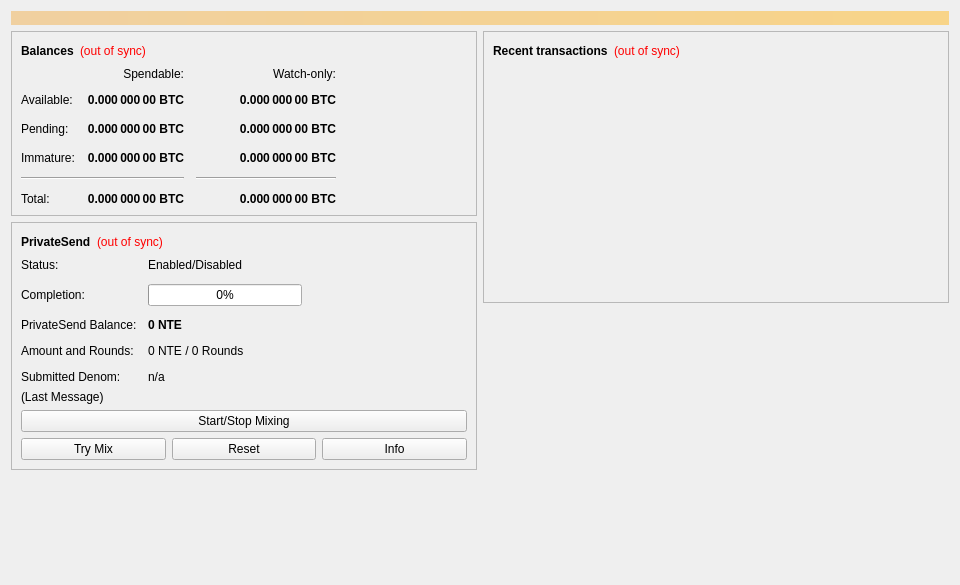
<?xml version="1.0" encoding="UTF-8"?>
<ui version="4.0">
 <class>OverviewPage</class>
 <widget class="QWidget" name="OverviewPage">
  <property name="geometry">
   <rect>
    <x>0</x>
    <y>0</y>
    <width>960</width>
    <height>585</height>
   </rect>
  </property>
  <property name="minimumSize">
   <size>
    <width>960</width>
    <height>0</height>
   </size>
  </property>
  <property name="windowTitle">
   <string>Form</string>
  </property>
  <layout class="QVBoxLayout" name="topLayout">
   <item>
    <widget class="QLabel" name="labelAlerts">
     <property name="visible">
      <bool>false</bool>
     </property>
     <property name="styleSheet">
      <string notr="true">QLabel { background-color: qlineargradient(x1: 0, y1: 0, x2: 1, y2: 0, stop:0 #F0D0A0, stop:1 #F8D488); color:#000000; }</string>
     </property>
     <property name="wordWrap">
      <bool>true</bool>
     </property>
     <property name="margin">
      <number>3</number>
     </property>
     <property name="textInteractionFlags">
      <set>Qt::TextSelectableByMouse</set>
     </property>
    </widget>
   </item>
   <item>
    <layout class="QHBoxLayout" name="horizontalLayout" stretch="1,1">
     <item>
      <layout class="QVBoxLayout" name="verticalLayout_2">
       <item>
        <widget class="QFrame" name="frame">
         <property name="frameShape">
          <enum>QFrame::StyledPanel</enum>
         </property>
         <property name="frameShadow">
          <enum>QFrame::Raised</enum>
         </property>
         <layout class="QVBoxLayout" name="verticalLayout_4">
          <item>
           <layout class="QHBoxLayout" name="horizontalLayout_4">
            <item>
             <widget class="QLabel" name="label_5">
              <property name="font">
               <font>
                <weight>75</weight>
                <bold>true</bold>
               </font>
              </property>
              <property name="text">
               <string>Balances</string>
              </property>
             </widget>
            </item>
            <item>
             <widget class="QLabel" name="labelWalletStatus">
              <property name="toolTip">
               <string>The displayed information may be out of date. Your wallet automatically synchronizes with the NToken network after a connection is established, but this process has not completed yet.</string>
              </property>
              <property name="styleSheet">
               <string notr="true">QLabel { color: red; }</string>
              </property>
              <property name="text">
               <string notr="true">(out of sync)</string>
              </property>
              <property name="alignment">
               <set>Qt::AlignLeading|Qt::AlignLeft|Qt::AlignVCenter</set>
              </property>
             </widget>
            </item>
            <item>
             <spacer name="horizontalSpacer_3">
              <property name="orientation">
               <enum>Qt::Horizontal</enum>
              </property>
              <property name="sizeHint" stdset="0">
               <size>
                <width>40</width>
                <height>20</height>
               </size>
              </property>
             </spacer>
            </item>
           </layout>
          </item>
          <item>
           <layout class="QGridLayout" name="gridLayout">
            <property name="spacing">
             <number>12</number>
            </property>
            <item row="2" column="2">
             <widget class="QLabel" name="labelWatchPending">
              <property name="font">
               <font>
                <weight>75</weight>
                <bold>true</bold>
               </font>
              </property>
              <property name="cursor">
               <cursorShape>IBeamCursor</cursorShape>
              </property>
              <property name="toolTip">
               <string>Unconfirmed transactions to watch-only addresses</string>
              </property>
              <property name="text">
               <string notr="true">0.000 000 00 BTC</string>
              </property>
              <property name="alignment">
               <set>Qt::AlignRight|Qt::AlignTrailing|Qt::AlignVCenter</set>
              </property>
              <property name="textInteractionFlags">
               <set>Qt::LinksAccessibleByMouse|Qt::TextSelectableByKeyboard|Qt::TextSelectableByMouse</set>
              </property>
             </widget>
            </item>
            <item row="2" column="1">
             <widget class="QLabel" name="labelUnconfirmed">
              <property name="font">
               <font>
                <weight>75</weight>
                <bold>true</bold>
               </font>
              </property>
              <property name="cursor">
               <cursorShape>IBeamCursor</cursorShape>
              </property>
              <property name="toolTip">
               <string>Total of transactions that have yet to be confirmed, and do not yet count toward the spendable balance</string>
              </property>
              <property name="text">
               <string notr="true">0.000 000 00 BTC</string>
              </property>
              <property name="alignment">
               <set>Qt::AlignRight|Qt::AlignTrailing|Qt::AlignVCenter</set>
              </property>
              <property name="textInteractionFlags">
               <set>Qt::LinksAccessibleByMouse|Qt::TextSelectableByKeyboard|Qt::TextSelectableByMouse</set>
              </property>
             </widget>
            </item>
            <item row="3" column="2">
             <widget class="QLabel" name="labelWatchImmature">
              <property name="font">
               <font>
                <weight>75</weight>
                <bold>true</bold>
               </font>
              </property>
              <property name="cursor">
               <cursorShape>IBeamCursor</cursorShape>
              </property>
              <property name="toolTip">
               <string>Mined balance in watch-only addresses that has not yet matured</string>
              </property>
              <property name="text">
               <string notr="true">0.000 000 00 BTC</string>
              </property>
              <property name="alignment">
               <set>Qt::AlignRight|Qt::AlignTrailing|Qt::AlignVCenter</set>
              </property>
              <property name="textInteractionFlags">
               <set>Qt::LinksAccessibleByMouse|Qt::TextSelectableByKeyboard|Qt::TextSelectableByMouse</set>
              </property>
             </widget>
            </item>
            <item row="4" column="0" colspan="2">
             <widget class="Line" name="lineSpendableBalance">
              <property name="orientation">
               <enum>Qt::Horizontal</enum>
              </property>
             </widget>
            </item>
            <item row="4" column="2">
             <widget class="Line" name="lineWatchBalance">
              <property name="sizePolicy">
               <sizepolicy hsizetype="Preferred" vsizetype="Fixed">
                <horstretch>0</horstretch>
                <verstretch>0</verstretch>
               </sizepolicy>
              </property>
              <property name="minimumSize">
               <size>
                <width>140</width>
                <height>0</height>
               </size>
              </property>
              <property name="orientation">
               <enum>Qt::Horizontal</enum>
              </property>
             </widget>
            </item>
            <item row="5" column="0">
             <widget class="QLabel" name="labelTotalText">
              <property name="text">
               <string>Total:</string>
              </property>
             </widget>
            </item>
            <item row="3" column="1">
             <widget class="QLabel" name="labelImmature">
              <property name="font">
               <font>
                <weight>75</weight>
                <bold>true</bold>
               </font>
              </property>
              <property name="cursor">
               <cursorShape>IBeamCursor</cursorShape>
              </property>
              <property name="toolTip">
               <string>Mined balance that has not yet matured</string>
              </property>
              <property name="text">
               <string notr="true">0.000 000 00 BTC</string>
              </property>
              <property name="alignment">
               <set>Qt::AlignRight|Qt::AlignTrailing|Qt::AlignVCenter</set>
              </property>
              <property name="textInteractionFlags">
               <set>Qt::LinksAccessibleByMouse|Qt::TextSelectableByKeyboard|Qt::TextSelectableByMouse</set>
              </property>
             </widget>
            </item>
            <item row="2" column="3">
             <spacer name="horizontalSpacer_2">
              <property name="orientation">
               <enum>Qt::Horizontal</enum>
              </property>
              <property name="sizeHint" stdset="0">
               <size>
                <width>40</width>
                <height>20</height>
               </size>
              </property>
             </spacer>
            </item>
            <item row="3" column="0">
             <widget class="QLabel" name="labelImmatureText">
              <property name="text">
               <string>Immature:</string>
              </property>
             </widget>
            </item>
            <item row="5" column="1">
             <widget class="QLabel" name="labelTotal">
              <property name="font">
               <font>
                <weight>75</weight>
                <bold>true</bold>
               </font>
              </property>
              <property name="cursor">
               <cursorShape>IBeamCursor</cursorShape>
              </property>
              <property name="toolTip">
               <string>Your current total balance</string>
              </property>
              <property name="text">
               <string notr="true">0.000 000 00 BTC</string>
              </property>
              <property name="alignment">
               <set>Qt::AlignRight|Qt::AlignTrailing|Qt::AlignVCenter</set>
              </property>
              <property name="textInteractionFlags">
               <set>Qt::LinksAccessibleByMouse|Qt::TextSelectableByKeyboard|Qt::TextSelectableByMouse</set>
              </property>
             </widget>
            </item>
            <item row="5" column="2">
             <widget class="QLabel" name="labelWatchTotal">
              <property name="font">
               <font>
                <weight>75</weight>
                <bold>true</bold>
               </font>
              </property>
              <property name="cursor">
               <cursorShape>IBeamCursor</cursorShape>
              </property>
              <property name="toolTip">
               <string>Current total balance in watch-only addresses</string>
              </property>
              <property name="text">
               <string notr="true">0.000 000 00 BTC</string>
              </property>
              <property name="alignment">
               <set>Qt::AlignRight|Qt::AlignTrailing|Qt::AlignVCenter</set>
              </property>
              <property name="textInteractionFlags">
               <set>Qt::LinksAccessibleByMouse|Qt::TextSelectableByKeyboard|Qt::TextSelectableByMouse</set>
              </property>
             </widget>
            </item>
            <item row="0" column="2">
             <widget class="QLabel" name="labelWatchonly">
              <property name="text">
               <string>Watch-only:</string>
              </property>
              <property name="alignment">
               <set>Qt::AlignRight|Qt::AlignTrailing|Qt::AlignVCenter</set>
              </property>
             </widget>
            </item>
            <item row="1" column="0">
             <widget class="QLabel" name="labelBalanceText">
              <property name="text">
               <string>Available:</string>
              </property>
             </widget>
            </item>
            <item row="1" column="1">
             <widget class="QLabel" name="labelBalance">
              <property name="font">
               <font>
                <weight>75</weight>
                <bold>true</bold>
               </font>
              </property>
              <property name="cursor">
               <cursorShape>IBeamCursor</cursorShape>
              </property>
              <property name="toolTip">
               <string>Your current spendable balance</string>
              </property>
              <property name="text">
               <string notr="true">0.000 000 00 BTC</string>
              </property>
              <property name="alignment">
               <set>Qt::AlignRight|Qt::AlignTrailing|Qt::AlignVCenter</set>
              </property>
              <property name="textInteractionFlags">
               <set>Qt::LinksAccessibleByMouse|Qt::TextSelectableByKeyboard|Qt::TextSelectableByMouse</set>
              </property>
             </widget>
            </item>
            <item row="1" column="2">
             <widget class="QLabel" name="labelWatchAvailable">
              <property name="font">
               <font>
                <weight>75</weight>
                <bold>true</bold>
               </font>
              </property>
              <property name="cursor">
               <cursorShape>IBeamCursor</cursorShape>
              </property>
              <property name="toolTip">
               <string>Your current balance in watch-only addresses</string>
              </property>
              <property name="text">
               <string notr="true">0.000 000 00 BTC</string>
              </property>
              <property name="alignment">
               <set>Qt::AlignRight|Qt::AlignTrailing|Qt::AlignVCenter</set>
              </property>
              <property name="textInteractionFlags">
               <set>Qt::LinksAccessibleByMouse|Qt::TextSelectableByKeyboard|Qt::TextSelectableByMouse</set>
              </property>
             </widget>
            </item>
            <item row="2" column="0">
             <widget class="QLabel" name="labelPendingText">
              <property name="text">
               <string>Pending:</string>
              </property>
             </widget>
            </item>
            <item row="0" column="1">
             <widget class="QLabel" name="labelSpendable">
              <property name="text">
               <string>Spendable:</string>
              </property>
              <property name="alignment">
               <set>Qt::AlignRight|Qt::AlignTrailing|Qt::AlignVCenter</set>
              </property>
             </widget>
            </item>
           </layout>
          </item>
         </layout>
        </widget>
       </item>
       <item>
        <widget class="QFrame" name="framePrivateSend">
         <property name="layoutDirection">
          <enum>Qt::LeftToRight</enum>
         </property>
         <property name="frameShape">
          <enum>QFrame::StyledPanel</enum>
         </property>
         <property name="frameShadow">
          <enum>QFrame::Raised</enum>
         </property>
         <layout class="QVBoxLayout" name="VerticalLayout_PS1">
          <item>
           <layout class="QHBoxLayout" name="horizontalLayout_5">
            <item>
             <widget class="QLabel" name="labelPrivateSendHeader">
              <property name="font">
               <font>
                <weight>75</weight>
                <bold>true</bold>
               </font>
              </property>
              <property name="text">
               <string>PrivateSend</string>
              </property>
             </widget>
            </item>
            <item>
             <widget class="QLabel" name="labelPrivateSendSyncStatus">
              <property name="toolTip">
               <string>The displayed information may be out of date. Your wallet automatically synchronizes with the NToken network after a connection is established, but this process has not completed yet.</string>
              </property>
              <property name="styleSheet">
               <string notr="true">QLabel { color: red; }</string>
              </property>
              <property name="text">
               <string notr="true">(out of sync)</string>
              </property>
              <property name="alignment">
               <set>Qt::AlignLeading|Qt::AlignLeft|Qt::AlignVCenter</set>
              </property>
             </widget>
            </item>
            <item>
             <spacer name="horizontalSpacer_4">
              <property name="orientation">
               <enum>Qt::Horizontal</enum>
              </property>
              <property name="sizeHint" stdset="0">
               <size>
                <width>40</width>
                <height>20</height>
               </size>
              </property>
             </spacer>
            </item>
           </layout>
          </item>
          <item>
           <layout class="QFormLayout" name="privateSendFormLayout">
            <property name="fieldGrowthPolicy">
             <enum>QFormLayout::AllNonFixedFieldsGrow</enum>
            </property>
            <property name="horizontalSpacing">
             <number>11</number>
            </property>
            <property name="verticalSpacing">
             <number>12</number>
            </property>
            <item row="0" column="0">
             <widget class="QLabel" name="labelPrivateSendEnabledText">
              <property name="text">
               <string>Status:</string>
              </property>
             </widget>
            </item>
            <item row="0" column="1">
             <widget class="QLabel" name="labelPrivateSendEnabled">
              <property name="text">
               <string>Enabled/Disabled</string>
              </property>
             </widget>
            </item>
            <item row="1" column="0">
             <widget class="QLabel" name="labelCompletitionText">
              <property name="text">
               <string>Completion:</string>
              </property>
             </widget>
            </item>
            <item row="1" column="1">
             <widget class="QProgressBar" name="privateSendProgress">
              <property name="maximumSize">
               <size>
                <width>154</width>
                <height>16777215</height>
               </size>
              </property>
              <property name="value">
               <number>0</number>
              </property>
             </widget>
            </item>
            <item row="2" column="0">
             <widget class="QLabel" name="labelAnonymizedText">
              <property name="text">
               <string>PrivateSend Balance:</string>
              </property>
             </widget>
            </item>
            <item row="2" column="1">
             <widget class="QLabel" name="labelAnonymized">
              <property name="font">
               <font>
                <weight>75</weight>
                <bold>true</bold>
               </font>
              </property>
              <property name="text">
               <string notr="true">0 NTE</string>
              </property>
             </widget>
            </item>
            <item row="3" column="0">
             <widget class="QLabel" name="labelAmountAndRoundsText">
              <property name="text">
               <string>Amount and Rounds:</string>
              </property>
             </widget>
            </item>
            <item row="3" column="1">
             <widget class="QLabel" name="labelAmountRounds">
              <property name="text">
               <string>0 NTE / 0 Rounds</string>
              </property>
             </widget>
            </item>
            <item row="4" column="0">
             <widget class="QLabel" name="labelSubmittedDenomText">
              <property name="text">
               <string>Submitted Denom:</string>
              </property>
             </widget>
            </item>
            <item row="4" column="1">
             <widget class="QLabel" name="labelSubmittedDenom">
              <property name="toolTip">
               <string>The denominations you submitted to the Masternode.&lt;br&gt;To mix, other users must submit the exact same denominations.</string>
              </property>
              <property name="text">
               <string>n/a</string>
              </property>
             </widget>
            </item>
           </layout>
          </item>
          <item>
           <layout class="QVBoxLayout" name="VerticalLayout_PS">
            <item>
             <widget class="QLabel" name="labelPrivateSendLastMessage">
              <property name="text">
               <string>(Last Message)</string>
              </property>
              <property name="alignment">
               <set>Qt::AlignLeading|Qt::AlignLeft|Qt::AlignTop</set>
              </property>
              <property name="wordWrap">
               <bool>true</bool>
              </property>
             </widget>
            </item>
            <item>
             <widget class="QPushButton" name="togglePrivateSend">
              <property name="sizePolicy">
               <sizepolicy hsizetype="MinimumExpanding" vsizetype="Fixed">
                <horstretch>0</horstretch>
                <verstretch>0</verstretch>
               </sizepolicy>
              </property>
              <property name="text">
               <string>Start/Stop Mixing</string>
              </property>
             </widget>
            </item>
            <item>
             <layout class="QHBoxLayout" name="horizontalLayout_debugbuttons">
              <item>
               <widget class="QPushButton" name="privateSendAuto">
                <property name="sizePolicy">
                 <sizepolicy hsizetype="MinimumExpanding" vsizetype="Fixed">
                  <horstretch>0</horstretch>
                  <verstretch>0</verstretch>
                 </sizepolicy>
                </property>
                <property name="toolTip">
                 <string>Try to manually submit a PrivateSend request.</string>
                </property>
                <property name="text">
                 <string>Try Mix</string>
                </property>
               </widget>
              </item>
              <item>
               <widget class="QPushButton" name="privateSendReset">
                <property name="sizePolicy">
                 <sizepolicy hsizetype="MinimumExpanding" vsizetype="Fixed">
                  <horstretch>0</horstretch>
                  <verstretch>0</verstretch>
                 </sizepolicy>
                </property>
                <property name="toolTip">
                 <string>Reset the current status of PrivateSend (can interrupt PrivateSend if it's in the process of Mixing, which can cost you money!)</string>
                </property>
                <property name="autoFillBackground">
                 <bool>false</bool>
                </property>
                <property name="text">
                 <string>Reset</string>
                </property>
               </widget>
              </item>
              <item>
               <widget class="QPushButton" name="privateSendInfo">
                <property name="sizePolicy">
                 <sizepolicy hsizetype="MinimumExpanding" vsizetype="Fixed">
                  <horstretch>0</horstretch>
                  <verstretch>0</verstretch>
                 </sizepolicy>
                </property>
                <property name="toolTip">
                 <string>Information about PrivateSend and Mixing</string>
                </property>
                <property name="text">
                 <string>Info</string>
                </property>
               </widget>
              </item>
             </layout>
            </item>
           </layout>
          </item>
         </layout>
        </widget>
       </item>
       <item>
        <spacer name="verticalSpacer">
         <property name="orientation">
          <enum>Qt::Vertical</enum>
         </property>
         <property name="sizeHint" stdset="0">
          <size>
           <width>20</width>
           <height>40</height>
          </size>
         </property>
        </spacer>
       </item>
      </layout>
     </item>
     <item>
      <layout class="QVBoxLayout" name="verticalLayout_3">
       <item>
        <widget class="QFrame" name="frame_2">
         <property name="frameShape">
          <enum>QFrame::StyledPanel</enum>
         </property>
         <property name="frameShadow">
          <enum>QFrame::Raised</enum>
         </property>
         <layout class="QVBoxLayout" name="verticalLayout">
          <item>
           <layout class="QHBoxLayout" name="horizontalLayout_2">
            <item>
             <widget class="QLabel" name="label_4">
              <property name="font">
               <font>
                <weight>75</weight>
                <bold>true</bold>
               </font>
              </property>
              <property name="text">
               <string>Recent transactions</string>
              </property>
             </widget>
            </item>
            <item>
             <widget class="QLabel" name="labelTransactionsStatus">
              <property name="toolTip">
               <string>The displayed information may be out of date. Your wallet automatically synchronizes with the NToken network after a connection is established, but this process has not completed yet.</string>
              </property>
              <property name="styleSheet">
               <string notr="true">QLabel { color: red; }</string>
              </property>
              <property name="text">
               <string notr="true">(out of sync)</string>
              </property>
              <property name="alignment">
               <set>Qt::AlignLeading|Qt::AlignLeft|Qt::AlignVCenter</set>
              </property>
             </widget>
            </item>
            <item>
             <spacer name="horizontalSpacer">
              <property name="orientation">
               <enum>Qt::Horizontal</enum>
              </property>
              <property name="sizeHint" stdset="0">
               <size>
                <width>40</width>
                <height>20</height>
               </size>
              </property>
             </spacer>
            </item>
           </layout>
          </item>
          <item>
           <widget class="QListView" name="listTransactions">
            <property name="styleSheet">
             <string notr="true">QListView { background: transparent; }</string>
            </property>
            <property name="frameShape">
             <enum>QFrame::NoFrame</enum>
            </property>
            <property name="verticalScrollBarPolicy">
             <enum>Qt::ScrollBarAlwaysOff</enum>
            </property>
            <property name="horizontalScrollBarPolicy">
             <enum>Qt::ScrollBarAlwaysOff</enum>
            </property>
            <property name="selectionMode">
             <enum>QAbstractItemView::NoSelection</enum>
            </property>
           </widget>
          </item>
         </layout>
        </widget>
       </item>
       <item>
        <spacer name="verticalSpacer_2">
         <property name="orientation">
          <enum>Qt::Vertical</enum>
         </property>
         <property name="sizeHint" stdset="0">
          <size>
           <width>20</width>
           <height>40</height>
          </size>
         </property>
        </spacer>
       </item>
      </layout>
     </item>
    </layout>
   </item>
  </layout>
 </widget>
 <resources/>
 <connections/>
</ui>
